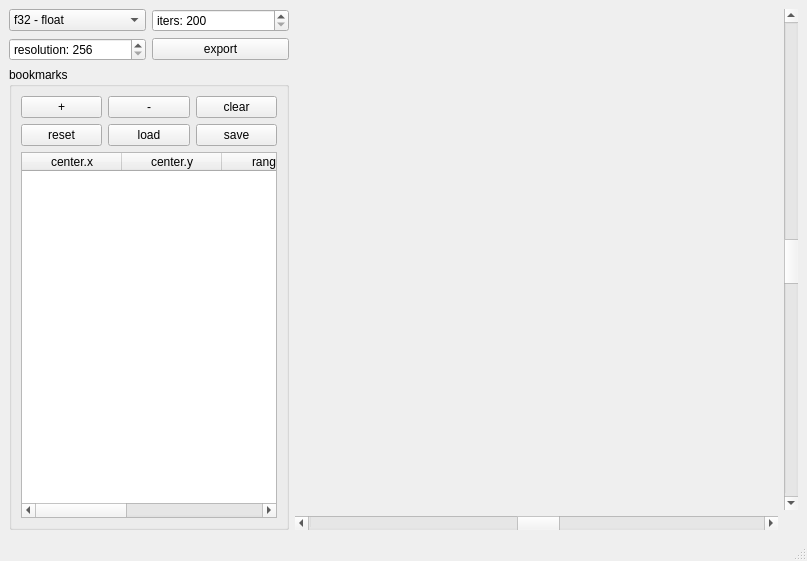
<?xml version="1.0" encoding="UTF-8"?>
<ui version="4.0">
 <class>MainWindow</class>
 <widget class="QMainWindow" name="MainWindow">
  <property name="geometry">
   <rect>
    <x>0</x>
    <y>0</y>
    <width>807</width>
    <height>561</height>
   </rect>
  </property>
  <property name="focusPolicy">
   <enum>Qt::StrongFocus</enum>
  </property>
  <property name="windowTitle">
   <string>Mandelbrot</string>
  </property>
  <widget class="QWidget" name="centralwidget">
   <layout class="QHBoxLayout" name="horizontalLayout" stretch="0,1">
    <item>
     <layout class="QVBoxLayout" name="controls">
      <property name="leftMargin">
       <number>0</number>
      </property>
      <item>
       <layout class="QGridLayout" name="gridLayout_2">
        <property name="leftMargin">
         <number>0</number>
        </property>
        <property name="topMargin">
         <number>0</number>
        </property>
        <property name="bottomMargin">
         <number>0</number>
        </property>
        <item row="0" column="0">
         <widget class="QComboBox" name="cbEngine">
          <property name="toolTip">
           <string>fractal precision </string>
          </property>
          <property name="currentIndex">
           <number>0</number>
          </property>
          <item>
           <property name="text">
            <string>f32 - float</string>
           </property>
          </item>
          <item>
           <property name="text">
            <string>f64 - double</string>
           </property>
          </item>
          <item>
           <property name="text">
            <string>f128 - long double</string>
           </property>
          </item>
          <item>
           <property name="text">
            <string>f192</string>
           </property>
          </item>
          <item>
           <property name="text">
            <string>f256</string>
           </property>
          </item>
          <item>
           <property name="text">
            <string>f320</string>
           </property>
          </item>
          <item>
           <property name="text">
            <string>f32-cl</string>
           </property>
          </item>
          <item>
           <property name="text">
            <string>f64-cl</string>
           </property>
          </item>
          <item>
           <property name="text">
            <string>f192-mpfr</string>
           </property>
          </item>
          <item>
           <property name="text">
            <string>f256-mpfr</string>
           </property>
          </item>
          <item>
           <property name="text">
            <string>f512-mpfr</string>
           </property>
          </item>
          <item>
           <property name="text">
            <string>f1024-mpfr</string>
           </property>
          </item>
          <item>
           <property name="text">
            <string>f2048-mpfr</string>
           </property>
          </item>
          <item>
           <property name="text">
            <string>f4096-mpfr</string>
           </property>
          </item>
         </widget>
        </item>
        <item row="0" column="1">
         <widget class="QSpinBox" name="sbIters">
          <property name="toolTip">
           <string>iterations</string>
          </property>
          <property name="prefix">
           <string>iters: </string>
          </property>
          <property name="minimum">
           <number>200</number>
          </property>
          <property name="maximum">
           <number>4096</number>
          </property>
          <property name="singleStep">
           <number>100</number>
          </property>
         </widget>
        </item>
        <item row="1" column="0">
         <widget class="QSpinBox" name="exportResol">
          <property name="toolTip">
           <string>export resolution</string>
          </property>
          <property name="prefix">
           <string>resolution: </string>
          </property>
          <property name="minimum">
           <number>256</number>
          </property>
          <property name="maximum">
           <number>8192</number>
          </property>
          <property name="singleStep">
           <number>256</number>
          </property>
         </widget>
        </item>
        <item row="1" column="1">
         <widget class="QPushButton" name="export_2">
          <property name="text">
           <string>export</string>
          </property>
         </widget>
        </item>
       </layout>
      </item>
      <item>
       <widget class="QGroupBox" name="gbBookmark">
        <property name="title">
         <string>bookmarks</string>
        </property>
        <layout class="QVBoxLayout" name="verticalLayout">
         <item>
          <layout class="QGridLayout" name="gridLayout">
           <property name="bottomMargin">
            <number>0</number>
           </property>
           <item row="0" column="1">
            <widget class="QPushButton" name="delbk">
             <property name="text">
              <string>-</string>
             </property>
            </widget>
           </item>
           <item row="0" column="2">
            <widget class="QPushButton" name="clearbk">
             <property name="text">
              <string>clear</string>
             </property>
            </widget>
           </item>
           <item row="0" column="0">
            <widget class="QPushButton" name="addbk">
             <property name="focusPolicy">
              <enum>Qt::StrongFocus</enum>
             </property>
             <property name="text">
              <string>+</string>
             </property>
            </widget>
           </item>
           <item row="1" column="0">
            <widget class="QPushButton" name="reset">
             <property name="toolTip">
              <string>reset fractal view</string>
             </property>
             <property name="text">
              <string>reset</string>
             </property>
             <property name="checkable">
              <bool>false</bool>
             </property>
             <property name="flat">
              <bool>false</bool>
             </property>
            </widget>
           </item>
           <item row="1" column="1">
            <widget class="QPushButton" name="loadBk">
             <property name="text">
              <string>load</string>
             </property>
            </widget>
           </item>
           <item row="1" column="2">
            <widget class="QPushButton" name="saveBk">
             <property name="text">
              <string>save</string>
             </property>
            </widget>
           </item>
          </layout>
         </item>
         <item>
          <widget class="QTableWidget" name="bookmarkTable">
           <property name="focusPolicy">
            <enum>Qt::ClickFocus</enum>
           </property>
           <property name="editTriggers">
            <set>QAbstractItemView::NoEditTriggers</set>
           </property>
           <property name="columnCount">
            <number>5</number>
           </property>
           <attribute name="verticalHeaderVisible">
            <bool>true</bool>
           </attribute>
           <column>
            <property name="text">
             <string>center.x</string>
            </property>
           </column>
           <column>
            <property name="text">
             <string>center.y</string>
            </property>
           </column>
           <column>
            <property name="text">
             <string>range.x</string>
            </property>
           </column>
           <column>
            <property name="text">
             <string>range.y</string>
            </property>
           </column>
           <column>
            <property name="text">
             <string>iters</string>
            </property>
           </column>
          </widget>
         </item>
        </layout>
       </widget>
      </item>
     </layout>
    </item>
    <item>
     <layout class="QGridLayout" name="gridLayout_3">
      <property name="rightMargin">
       <number>0</number>
      </property>
      <item row="1" column="1">
       <widget class="QMandelbrot" name="mandelbrot" native="true">
        <property name="focusPolicy">
         <enum>Qt::StrongFocus</enum>
        </property>
       </widget>
      </item>
      <item row="2" column="1">
       <widget class="QScrollBar" name="hsb">
        <property name="value">
         <number>50</number>
        </property>
        <property name="orientation">
         <enum>Qt::Horizontal</enum>
        </property>
       </widget>
      </item>
      <item row="1" column="2">
       <widget class="QScrollBar" name="vsb">
        <property name="value">
         <number>50</number>
        </property>
        <property name="orientation">
         <enum>Qt::Vertical</enum>
        </property>
       </widget>
      </item>
     </layout>
    </item>
   </layout>
  </widget>
  <widget class="QMenuBar" name="menubar">
   <property name="geometry">
    <rect>
     <x>0</x>
     <y>0</y>
     <width>807</width>
     <height>21</height>
    </rect>
   </property>
  </widget>
  <widget class="QStatusBar" name="statusbar"/>
 </widget>
 <customwidgets>
  <customwidget>
   <class>QMandelbrot</class>
   <extends>QWidget</extends>
   <header>qmandelbrot.h</header>
   <slots>
    <slot>setEngine(int)</slot>
    <slot>setIters(int)</slot>
    <slot>addbk()</slot>
    <slot>delbk()</slot>
    <slot>clearbk()</slot>
    <slot>SaveBk()</slot>
    <slot>LoadBk()</slot>
    <slot>resetView()</slot>
    <slot>bookMarkSel(int,int,int,int)</slot>
    <slot>vertScr(int)</slot>
    <slot>horzScr(int)</slot>
   </slots>
  </customwidget>
 </customwidgets>
 <resources/>
 <connections>
  <connection>
   <sender>cbEngine</sender>
   <signal>currentIndexChanged(int)</signal>
   <receiver>mandelbrot</receiver>
   <slot>setEngine(int)</slot>
   <hints>
    <hint type="sourcelabel">
     <x>49</x>
     <y>44</y>
    </hint>
    <hint type="destinationlabel">
     <x>348</x>
     <y>63</y>
    </hint>
   </hints>
  </connection>
  <connection>
   <sender>sbIters</sender>
   <signal>valueChanged(int)</signal>
   <receiver>mandelbrot</receiver>
   <slot>setIters(int)</slot>
   <hints>
    <hint type="sourcelabel">
     <x>216</x>
     <y>47</y>
    </hint>
    <hint type="destinationlabel">
     <x>632</x>
     <y>76</y>
    </hint>
   </hints>
  </connection>
  <connection>
   <sender>addbk</sender>
   <signal>clicked()</signal>
   <receiver>mandelbrot</receiver>
   <slot>addbk()</slot>
   <hints>
    <hint type="sourcelabel">
     <x>72</x>
     <y>133</y>
    </hint>
    <hint type="destinationlabel">
     <x>350</x>
     <y>102</y>
    </hint>
   </hints>
  </connection>
  <connection>
   <sender>delbk</sender>
   <signal>clicked()</signal>
   <receiver>mandelbrot</receiver>
   <slot>delbk()</slot>
   <hints>
    <hint type="sourcelabel">
     <x>144</x>
     <y>141</y>
    </hint>
    <hint type="destinationlabel">
     <x>338</x>
     <y>122</y>
    </hint>
   </hints>
  </connection>
  <connection>
   <sender>clearbk</sender>
   <signal>clicked()</signal>
   <receiver>mandelbrot</receiver>
   <slot>clearbk()</slot>
   <hints>
    <hint type="sourcelabel">
     <x>226</x>
     <y>132</y>
    </hint>
    <hint type="destinationlabel">
     <x>319</x>
     <y>141</y>
    </hint>
   </hints>
  </connection>
  <connection>
   <sender>reset</sender>
   <signal>clicked()</signal>
   <receiver>mandelbrot</receiver>
   <slot>resetView()</slot>
   <hints>
    <hint type="sourcelabel">
     <x>40</x>
     <y>167</y>
    </hint>
    <hint type="destinationlabel">
     <x>356</x>
     <y>185</y>
    </hint>
   </hints>
  </connection>
  <connection>
   <sender>loadBk</sender>
   <signal>clicked()</signal>
   <receiver>mandelbrot</receiver>
   <slot>LoadBk()</slot>
   <hints>
    <hint type="sourcelabel">
     <x>161</x>
     <y>174</y>
    </hint>
    <hint type="destinationlabel">
     <x>344</x>
     <y>208</y>
    </hint>
   </hints>
  </connection>
  <connection>
   <sender>saveBk</sender>
   <signal>clicked()</signal>
   <receiver>mandelbrot</receiver>
   <slot>SaveBk()</slot>
   <hints>
    <hint type="sourcelabel">
     <x>229</x>
     <y>164</y>
    </hint>
    <hint type="destinationlabel">
     <x>622</x>
     <y>263</y>
    </hint>
   </hints>
  </connection>
  <connection>
   <sender>bookmarkTable</sender>
   <signal>currentCellChanged(int,int,int,int)</signal>
   <receiver>mandelbrot</receiver>
   <slot>bookMarkSel(int,int,int,int)</slot>
   <hints>
    <hint type="sourcelabel">
     <x>152</x>
     <y>327</y>
    </hint>
    <hint type="destinationlabel">
     <x>336</x>
     <y>261</y>
    </hint>
   </hints>
  </connection>
  <connection>
   <sender>vsb</sender>
   <signal>actionTriggered(int)</signal>
   <receiver>MainWindow</receiver>
   <slot>vertScr(int)</slot>
   <hints>
    <hint type="sourcelabel">
     <x>305</x>
     <y>477</y>
    </hint>
    <hint type="destinationlabel">
     <x>308</x>
     <y>536</y>
    </hint>
   </hints>
  </connection>
  <connection>
   <sender>hsb</sender>
   <signal>actionTriggered(int)</signal>
   <receiver>MainWindow</receiver>
   <slot>horzScr(int)</slot>
   <hints>
    <hint type="sourcelabel">
     <x>381</x>
     <y>523</y>
    </hint>
    <hint type="destinationlabel">
     <x>426</x>
     <y>530</y>
    </hint>
   </hints>
  </connection>
 </connections>
 <slots>
  <slot>vertScr(int)</slot>
  <slot>horzScr(int)</slot>
 </slots>
</ui>
